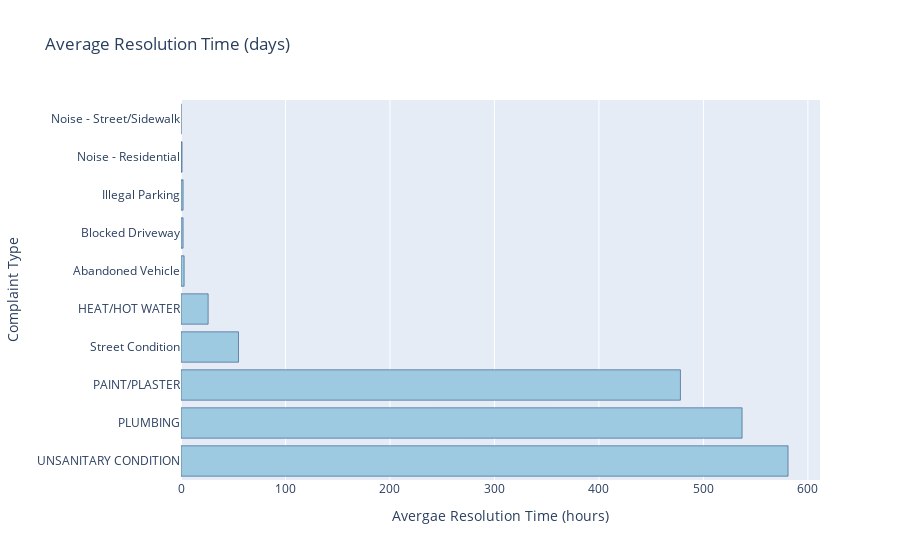

Notebook source saved alongside this figure:
### Code cell
#Barchart for the average resolution time they take per 10 complaint types

fig_top_10_avg_resolution_time = px.bar(avg_resolution_timedf, x="total_hours", y="complaint_type", orientation='h',
                                        title='Average Resolution Time (days)',
                                        labels={'total_hours': 'Avergae Resolution Time (hours)',
                                                'complaint_type': 'Complaint Type'})
fig_top_10_avg_resolution_time.update_traces(marker_color='rgb(158,202,225)', marker_line_color='rgb(8,48,107)')
fig_top_10_avg_resolution_time.show()

### Figure 1 — Plotly figure (JSON) as saved in the notebook; plotly's stock layout.template omitted (floating-point values rounded to 4 significant figures)
{"data": [{"alignmentgroup": "True", "hovertemplate": "Avergae Resolution Time (hours)=%{x}<br>Complaint Type=%{y}<extra></extra>", "legendgroup": "", "marker": {"color": "rgb(158,202,225)", "line": {"color": "rgb(8,48,107)"}, "pattern": {"shape": ""}}, "name": "", "offsetgroup": "", "orientation": "h", "showlegend": false, "textposition": "auto", "type": "bar", "x": [581, 537, 478, 55, 26, 3, 2, 2, 1, 0], "xaxis": "x", "y": ["UNSANITARY CONDITION", "PLUMBING", "PAINT/PLASTER", "Street Condition", "HEAT/HOT WATER", "Abandoned Vehicle", "Blocked Driveway", "Illegal Parking", "Noise - Residential", "Noise - Street/Sidewalk"], "yaxis": "y"}], "layout": {"barmode": "relative", "legend": {"tracegroupgap": 0}, "title": {"text": "Average Resolution Time (days)"}, "xaxis": {"anchor": "y", "domain": [0, 1], "title": {"text": "Avergae Resolution Time (hours)"}}, "yaxis": {"anchor": "x", "domain": [0, 1], "title": {"text": "Complaint Type"}}}}
